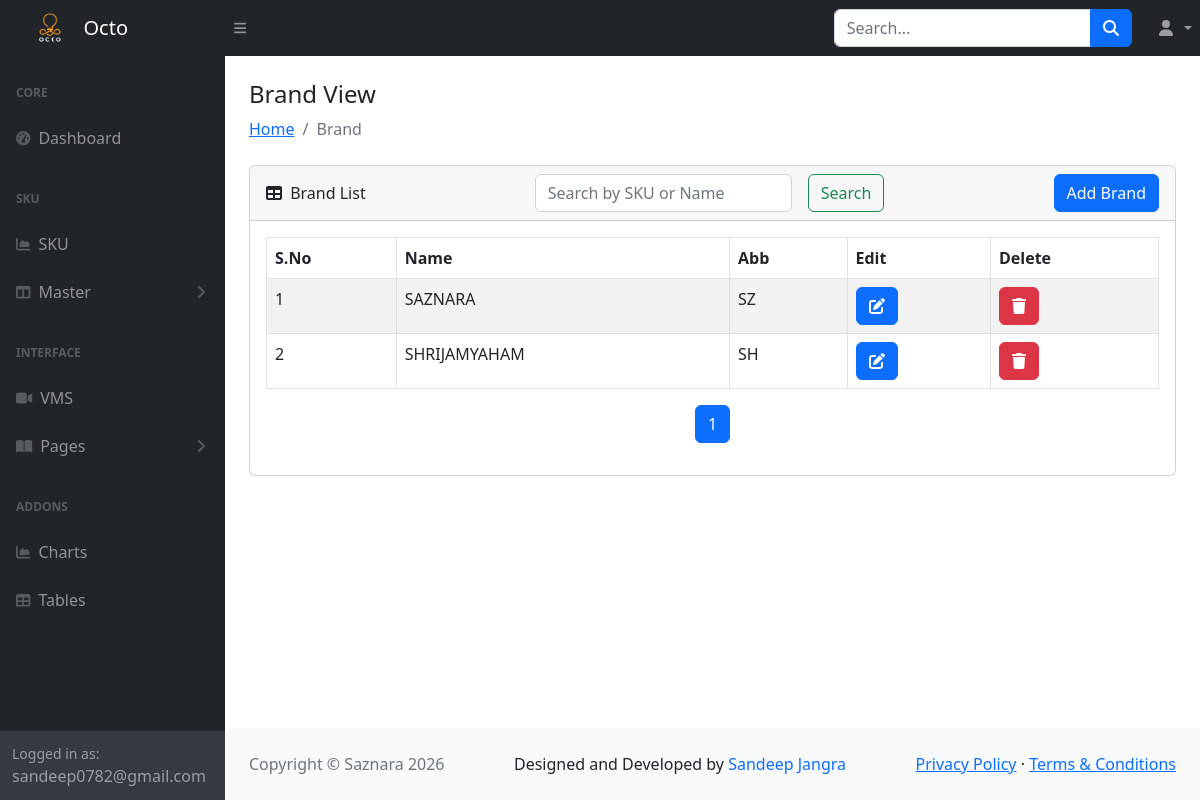
Page /view_brand/ (signed in) on the committed database.
### main/models.py (models this page shows, shortened)
class Brand(models.Model):
    name = models.CharField(max_length=100, unique=True, null=True, blank=True)
    abb = models.CharField(max_length=2, unique=True, )

### main/views.py (the view)
# urls.py: path('view_brand/', View__Brand, name='view_brand'),
@login_required
def View__Brand(request):
    search_query = request.GET.get('search', '').strip()
    brand_list = Brand.objects.all().order_by('-id')
    if search_query:
        brand_list = brand_list.filter(name=search_query)
    paginator = Paginator(brand_list, 10)  # Show 10 products per page
    page = request.GET.get('page')
    try:
        brand = paginator.page(page)
    except PageNotAnInteger:
        brand = paginator.page(1)
    except EmptyPage:
        brand = paginator.page(paginator.num_pages)
    d = {'brand': brand, 'search_query':search_query}
    return render(request, 'bag/brand/view_brand.html', d)

### accounts/models.py (called while the page is built)
    @property
    def is_profile_complete(self):
        return all([
            self.user.email,
            self.company,
            self.mobile_no,
            self.address,
            self.pin,
            self.image,
        ])

### templates/bag/brand/view_brand.html (shortened to what this page needs)
{% extends 'base/main.html' %}
{% block content %}
<div class="container-fluid px-4">
    <h4 class="mt-4">Brand View</h4>
    <ol class="breadcrumb mb-4">
        <li class="breadcrumb-item"><a href="">Home</a></li>
        <li class="breadcrumb-item active">Brand</li>
    </ol>
    <div class="card mb-4">
        <div class="card-header d-flex justify-content-between align-items-center">
            <div>
                <i class="fas fa-table me-1"></i>
                Brand List
            </div>
            <div>
                <form method="GET" class="d-flex align-items-center gap-2" role="search">
                    <input class="form-control me-2" type="search" name="search" value="{{ search_query }}"
                        placeholder="Search by SKU or Name" aria-label="Search">
                    <button class="btn btn-outline-success" type="submit">Search</button>
                </form>
            </div>
            <a href="{% url 'add_brand' %}" class="btn btn-primary">Add Brand</a>
        </div>
        <div class="card-body">
            <table id="datatablesSimple" class="table table-striped table-bordered">
                <thead>
                    <tr>
                        <th>S.No</th>
                        <th>Name</th>
                        <th>Abb</th>
                        <th>Edit</th>
                        <th>Delete</th>
                    </tr>
                </thead>
                <tbody>
                    {% for i in brand %}
                    <tr>
                        <td>{{ forloop.counter }}</td>
                        <td>{{ i.name }}</td>
                        <td>{{ i.abb }}</td>
                        <td>
                            <a class="btn btn-primary" href="{% url 'change_brand' i.id %}" aria-label="Edit brand">
                                <i class="fas fa-edit"></i>
                            </a>
                        </td>
                        <td>
                            <a class="btn btn-danger" href="{% url 'delete_brand' i.id %}" aria-label="Delete brand">
                                <i class="fas fa-trash"></i>
                            </a>
                        </td>
                    </tr>
                    {% endfor %}
                </tbody>
            </table>
            <nav aria-label="Page navigation">
                <ul class="pagination justify-content-center">
                    {% for page_num in brand.paginator.page_range %}
                    {% if page_num >= brand.number|add:-2 and page_num <= brand.number|add:2 %}
                    <li class="page-item {% if page_num == brand.number %}active{% endif %}">
                        <a class="page-link" href="?page={{ page_num }}&search={{ search_query }}">{{ page_num }}</a>
                    </li>
                    {% endif %}
                    {% endfor %}
                </ul>
            </nav>
        </div>
    </div>
</div>
{% endblock content %}

### templates/base/sidebar.html (shortened to what this page needs)
<div id="layoutSidenav_nav">
    <nav class="sb-sidenav accordion sb-sidenav-dark" id="sidenavAccordion">
        <div class="sb-sidenav-menu">
            <div class="nav">
                <div class="sb-sidenav-menu-heading">Core</div>
                <a class="nav-link" href="/">
                    <div class="sb-nav-link-icon"><i
                            class="fas fa-tachometer-alt"></i></div>
                    Dashboard
                </a>
                <div class="sb-sidenav-menu-heading">SKU</div>
                <a class="nav-link" href="{% url 'view_sku' %}">
                    <div class="sb-nav-link-icon"><i
                            class="fas fa-chart-area"></i></div>
                    SKU
                </a>
                <a class="nav-link collapsed" href="#" data-bs-toggle="collapse"
                    data-bs-target="#bag" aria-expanded="false"
                    aria-controls="bag">
                    <div class="sb-nav-link-icon"><i
                            class="fas fa-columns"></i></div>
                    Master
                    <div class="sb-sidenav-collapse-arrow"><i
                            class="fas fa-angle-down"></i></div>
                </a>
                <div class="sb-sidenav-menu-heading">Interface</div>
                <a class="nav-link" href="{% url 'view_vms' %}">
                    <div class="sb-nav-link-icon"><i class="fa fa-video-camera" aria-hidden="true"></i></div>
                    VMS
                </a>
                <a class="nav-link collapsed" href="#" data-bs-toggle="collapse"
                    data-bs-target="#collapsePages" aria-expanded="false"
                    aria-controls="collapsePages">
                    <div class="sb-nav-link-icon"><i
                            class="fas fa-book-open"></i></div>
                    Pages
                    <div class="sb-sidenav-collapse-arrow"><i
                            class="fas fa-angle-down"></i></div>
                </a>
                <div class="sb-sidenav-menu-heading">Addons</div>
                <a class="nav-link" href="charts.html">
                    <div class="sb-nav-link-icon"><i
                            class="fas fa-chart-area"></i></div>
                    Charts
                </a>
                <a class="nav-link" href="tables.html">
                    <div class="sb-nav-link-icon"><i
                            class="fas fa-table"></i></div>
                    Tables
                </a>
            </div>
        </div>
        <div class="sb-sidenav-footer">
            <div class="small">Logged in as:</div>
            {{request.user}}
        </div>
    </nav>
</div>

### rows in the picture
Brand: name "SAZNARA", abb "SZ"
Brand: name "SHRIJAMYAHAM", abb "SH"

### other values in the picture
{{ request.user }} "sandeep0782@gmail.com"
{{ page_num }} "1"
